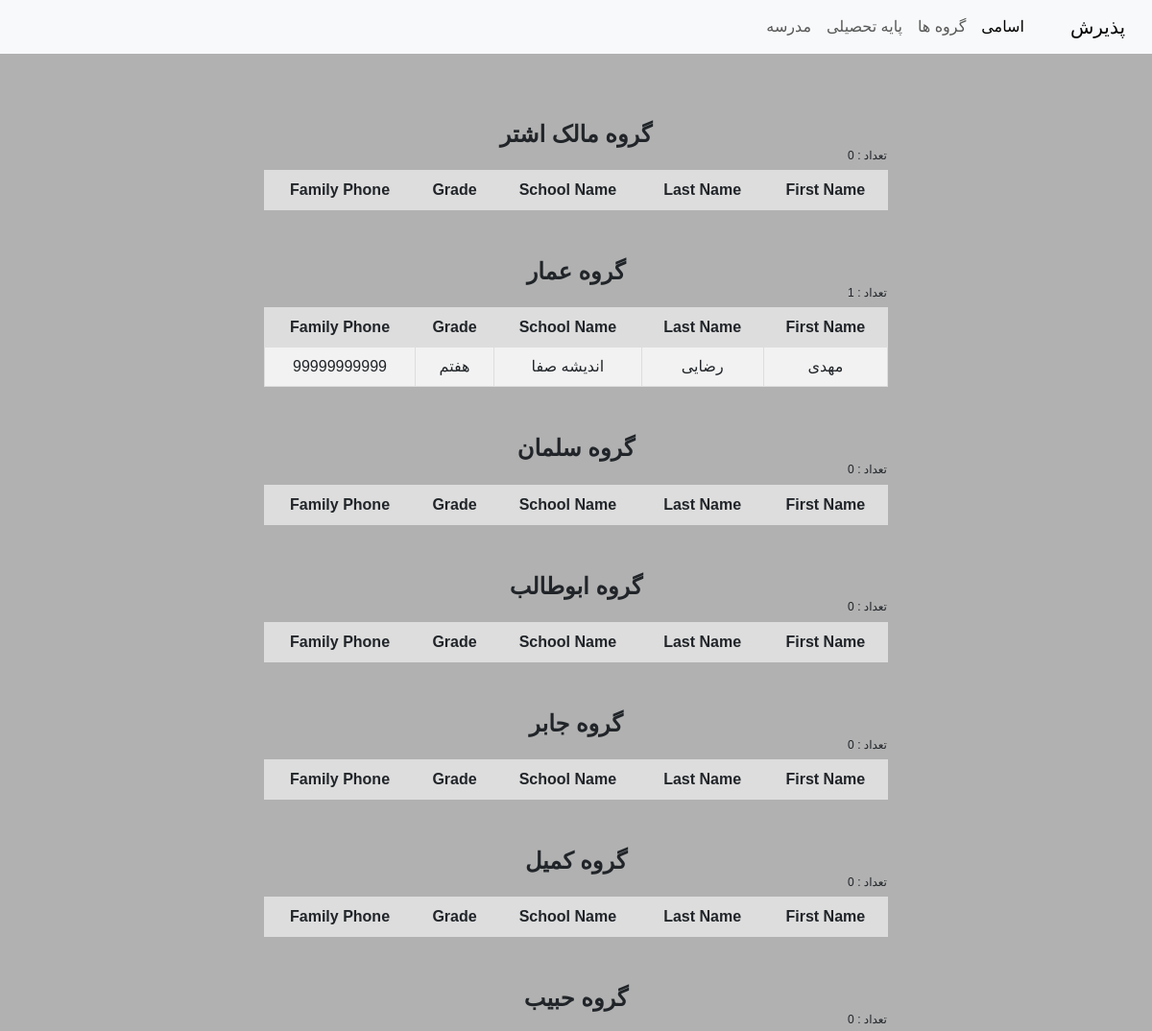
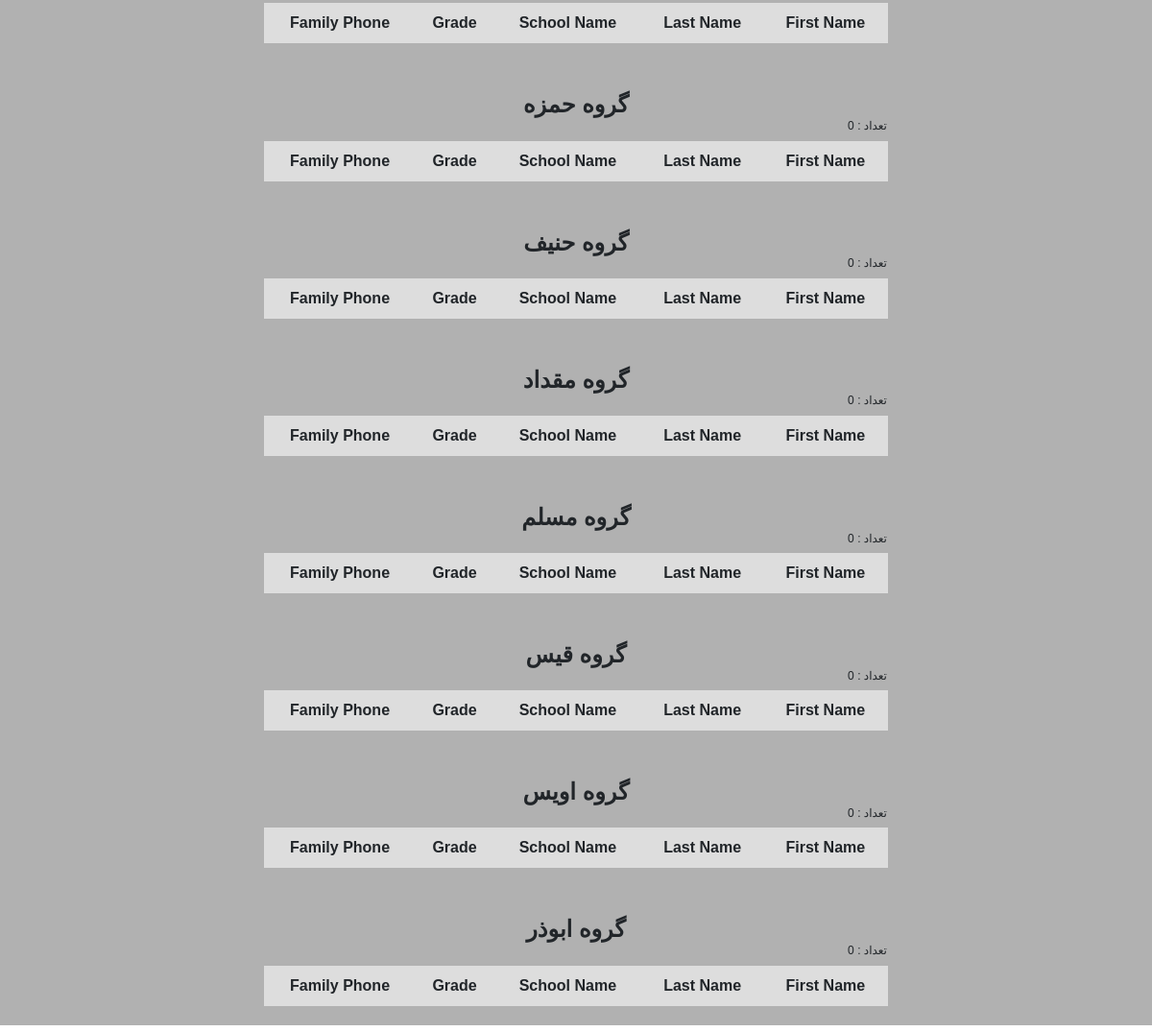
Page /group/ on the committed database (2 pictures, top to bottom).
### home/models.py (models this page shows)
class Paziresh(models.Model):
    fname = models.CharField(max_length=100)
    lname = models.CharField(max_length=500)
    school_name = models.CharField(max_length=500)
    grade = models.CharField(max_length=50)
    phone = models.CharField(max_length=20)
    parent_phone = models.CharField(max_length=20)
    group_name = models.CharField(max_length=50)
    created_bey = models.CharField(max_length=50)
    GPA = models.CharField(max_length=10)
    pool = models.CharField(max_length=10)
    created = models.DateTimeField(auto_now=True)

### home/views.py (the view)
# urls.py: path('group/', views.group, name='group'),
def group(request):
    malek = Paziresh.objects.all().filter(group_name='مالک اشتر')
    malek_count = Paziresh.objects.all().filter(group_name='مالک اشتر').count()
    amar = Paziresh.objects.all().filter(group_name='عمار')
    amar_count = Paziresh.objects.all().filter(group_name='عمار').count()
    salman = Paziresh.objects.all().filter(group_name='سلمان')
    salman_count = Paziresh.objects.all().filter(group_name='سلمان').count()
    abotaleb = Paziresh.objects.all().filter(group_name='ابوطالب')
    abotaleb_count = Paziresh.objects.all().filter(group_name='ابوطالب').count()
    jaber = Paziresh.objects.all().filter(group_name='جابر')
    jaber_count = Paziresh.objects.all().filter(group_name='جابر').count()
    komal = Paziresh.objects.all().filter(group_name='کمیل')
    komal_count = Paziresh.objects.all().filter(group_name='کمیل').count()
    habib = Paziresh.objects.all().filter(group_name='حبیب')
    habib_count = Paziresh.objects.all().filter(group_name='حبیب').count()
    hamze = Paziresh.objects.all().filter(group_name='حمزه')
    hamze_count = Paziresh.objects.all().filter(group_name='حمزه').count()
    hanif = Paziresh.objects.all().filter(group_name='حنیف')
    hanif_count = Paziresh.objects.all().filter(group_name='حنیف').count()
    meghdad = Paziresh.objects.all().filter(group_name='مقداد')
    meghdad_count = Paziresh.objects.all().filter(group_name='مقداد').count()
    moslem = Paziresh.objects.all().filter(group_name='مسلم')
    moslem_count = Paziresh.objects.all().filter(group_name='مسلم').count()
    ghais = Paziresh.objects.all().filter(group_name='قیس')
    ghais_count = Paziresh.objects.all().filter(group_name='قیس').count()
    ovas = Paziresh.objects.all().filter(group_name='اویس')
    ovas_count = Paziresh.objects.all().filter(group_name='اویس').count()
    abozar = Paziresh.objects.all().filter(group_name='ابوذر')
    abozar_count = Paziresh.objects.all().filter(group_name='ابوذر').count()
    return render(request, 'group.html', {'malek':malek, 'malek_count':malek_count,
                                          'amar':amar, 'amar_count':amar_count,
                                          'abotaleb':abotaleb, 'abotaleb_count':abotaleb_count,
                                          'jaber':jaber, 'jaber_count':jaber_count,
                                          'komal':komal, 'komal_count':komal_count,
                                          'habib':habib, 'habib_count':habib_count,
                                          'hamze':hamze, 'hamze_count':hamze_count,
                                          'hanif':hanif, 'hanif_count':hanif_count,
                                          'meghdad':meghdad, 'meghdad_count':meghdad_count,
                                          'moslem':moslem, 'moslem_count':moslem_count,
                                          'ghais':ghais, 'ghais_count':ghais_count,
                                          'ovas':ovas, 'ovas_count':ovas_count,
                                          'abozar':abozar, 'abozar_count':abozar_count,
                                          'salman':salman, 'salman_count':salman_count,})

### templates/group.html (shortened to what this page needs)
{% extends 'base.html' %}
 {% block c %}
<div class="table-container">
<h1>گروه مالک اشتر</h1>
 <h6> تعداد : {{ malek_count }}</h6>
 <table style="border-collapse: collapse; background-color: #f2f2f2;">
    <tr style="background-color: #ddd;">
        <th style="border: 1px solid #ddd; padding: 8px;">First Name</th>
        <th style="border: 1px solid #ddd; padding: 8px;">Last Name</th>
        <th style="border: 1px solid #ddd; padding: 8px;">School Name</th>
        <th style="border: 1px solid #ddd; padding: 8px;">Grade</th>
        <th style="border: 1px solid #ddd; padding: 8px;">Family Phone</th>
    </tr>
</table>
</div>
<div class="table-container">
    <h1>گروه عمار</h1>
    <h6> تعداد : {{ amar_count }}</h6>
 <table style="border-collapse: collapse ; background-color: #f2f2f2;">
    <tr style="background-color: #ddd;">
        <th style="border: 1px solid #ddd; padding: 8px;">First Name</th>
        <th style="border: 1px solid #ddd; padding: 8px;">Last Name</th>
        <th style="border: 1px solid #ddd; padding: 8px;">School Name</th>
        <th style="border: 1px solid #ddd; padding: 8px;">Grade</th>
        <th style="border: 1px solid #ddd; padding: 8px;">Family Phone</th>
    </tr>
    {% for student in amar %}
    <tr style="border: 1px solid #ddd;">
        <td style="border: 1px solid #ddd; padding: 8px;">{{ student.fname }}</td>
        <td style="border: 1px solid #ddd; padding: 8px;">{{ student.lname }}</td>
        <td style="border: 1px solid #ddd; padding: 8px;">{{ student.school_name }}</td>
        <td style="border: 1px solid #ddd; padding: 8px;">{{ student.grade }}</td>
        <td style="border: 1px solid #ddd; padding: 8px;">{{ student.parent_phone }}</td>
    </tr>
    {% endfor %}
</table>
<div class="table-container">
    <h1>گروه سلمان</h1>
    <h6> تعداد : {{ salman_count }}</h6>
 <table style="border-collapse: collapse ; background-color: #f2f2f2;">
    <tr style="background-color: #ddd;">
        <th style="border: 1px solid #ddd; padding: 8px;">First Name</th>
        <th style="border: 1px solid #ddd; padding: 8px;">Last Name</th>
        <th style="border: 1px solid #ddd; padding: 8px;">School Name</th>
        <th style="border: 1px solid #ddd; padding: 8px;">Grade</th>
        <th style="border: 1px solid #ddd; padding: 8px;">Family Phone</th>
    </tr>
</table>
<div class="table-container">
    <h1>گروه ابوطالب</h1>
    <h6> تعداد : {{ abotaleb_count }}</h6>
 <table style="border-collapse: collapse ; background-color: #f2f2f2;">
    <tr style="background-color: #ddd;">
        <th style="border: 1px solid #ddd; padding: 8px;">First Name</th>
        <th style="border: 1px solid #ddd; padding: 8px;">Last Name</th>
        <th style="border: 1px solid #ddd; padding: 8px;">School Name</th>
        <th style="border: 1px solid #ddd; padding: 8px;">Grade</th>
        <th style="border: 1px solid #ddd; padding: 8px;">Family Phone</th>
    </tr>
</table>
<div class="table-container">
    <h1>گروه جابر</h1>
    <h6> تعداد : {{ jaber_count }}</h6>
 <table style="border-collapse: collapse ; background-color: #f2f2f2;">
    <tr style="background-color: #ddd;">
        <th style="border: 1px solid #ddd; padding: 8px;">First Name</th>
        <th style="border: 1px solid #ddd; padding: 8px;">Last Name</th>
        <th style="border: 1px solid #ddd; padding: 8px;">School Name</th>
        <th style="border: 1px solid #ddd; padding: 8px;">Grade</th>
        <th style="border: 1px solid #ddd; padding: 8px;">Family Phone</th>
    </tr>
</table>
<div class="table-container">
    <h1>گروه کمیل</h1>
    <h6> تعداد : {{ komal_count }}</h6>
 <table style="border-collapse: collapse ; background-color: #f2f2f2;">
    <tr style="background-color: #ddd;">
        <th style="border: 1px solid #ddd; padding: 8px;">First Name</th>
        <th style="border: 1px solid #ddd; padding: 8px;">Last Name</th>
        <th style="border: 1px solid #ddd; padding: 8px;">School Name</th>
        <th style="border: 1px solid #ddd; padding: 8px;">Grade</th>
        <th style="border: 1px solid #ddd; padding: 8px;">Family Phone</th>
    </tr>
</table>
<div class="table-container">
    <h1>گروه حبیب</h1>
    <h6> تعداد : {{ habib_count }}</h6>
 <table style="border-collapse: collapse ; background-color: #f2f2f2;">
    <tr style="background-color: #ddd;">
        <th style="border: 1px solid #ddd; padding: 8px;">First Name</th>
        <th style="border: 1px solid #ddd; padding: 8px;">Last Name</th>
        <th style="border: 1px solid #ddd; padding: 8px;">School Name</th>
        <th style="border: 1px solid #ddd; padding: 8px;">Grade</th>
        <th style="border: 1px solid #ddd; padding: 8px;">Family Phone</th>
    </tr>
</table>
<div class="table-container">
    <h1>گروه حمزه</h1>
    <h6> تعداد : {{ hamze_count }}</h6>
 <table style="border-collapse: collapse ; background-color: #f2f2f2;">
    <tr style="background-color: #ddd;">
        <th style="border: 1px solid #ddd; padding: 8px;">First Name</th>
        <th style="border: 1px solid #ddd; padding: 8px;">Last Name</th>
        <th style="border: 1px solid #ddd; padding: 8px;">School Name</th>
        <th style="border: 1px solid #ddd; padding: 8px;">Grade</th>
        <th style="border: 1px solid #ddd; padding: 8px;">Family Phone</th>
    </tr>
</table>
<div class="table-container">
    <h1>گروه حنیف</h1>
    <h6> تعداد : {{ hanif_count }}</h6>
 <table style="border-collapse: collapse ; background-color: #f2f2f2;">
    <tr style="background-color: #ddd;">
        <th style="border: 1px solid #ddd; padding: 8px;">First Name</th>
        <th style="border: 1px solid #ddd; padding: 8px;">Last Name</th>
        <th style="border: 1px solid #ddd; padding: 8px;">School Name</th>
        <th style="border: 1px solid #ddd; padding: 8px;">Grade</th>
        <th style="border: 1px solid #ddd; padding: 8px;">Family Phone</th>
    </tr>
</table>
<div class="table-container">
    <h1>گروه مقداد</h1>
    <h6> تعداد : {{ meghdad_count }}</h6>
 <table style="border-collapse: collapse ; background-color: #f2f2f2;">
    <tr style="background-color: #ddd;">
        <th style="border: 1px solid #ddd; padding: 8px;">First Name</th>
        <th style="border: 1px solid #ddd; padding: 8px;">Last Name</th>
        <th style="border: 1px solid #ddd; padding: 8px;">School Name</th>
        <th style="border: 1px solid #ddd; padding: 8px;">Grade</th>
        <th style="border: 1px solid #ddd; padding: 8px;">Family Phone</th>
    </tr>
</table>
<div class="table-container">
    <h1>گروه مسلم</h1>
    <h6> تعداد : {{ moslem_count }}</h6>
 <table style="border-collapse: collapse ; background-color: #f2f2f2;">
    <tr style="background-color: #ddd;">
        <th style="border: 1px solid #ddd; padding: 8px;">First Name</th>
        <th style="border: 1px solid #ddd; padding: 8px;">Last Name</th>
        <th style="border: 1px solid #ddd; padding: 8px;">School Name</th>
        <th style="border: 1px solid #ddd; padding: 8px;">Grade</th>
        <th style="border: 1px solid #ddd; padding: 8px;">Family Phone</th>
    </tr>
</table>
<div class="table-container">
    <h1>گروه قیس</h1>
    <h6> تعداد : {{ ghais_count }}</h6>
 <table style="border-collapse: collapse ; background-color: #f2f2f2;">
    <tr style="background-color: #ddd;">
        <th style="border: 1px solid #ddd; padding: 8px;">First Name</th>
        <th style="border: 1px solid #ddd; padding: 8px;">Last Name</th>
        <th style="border: 1px solid #ddd; padding: 8px;">School Name</th>
        <th style="border: 1px solid #ddd; padding: 8px;">Grade</th>
        <th style="border: 1px solid #ddd; padding: 8px;">Family Phone</th>
    </tr>
</table>
<div class="table-container">
    <h1>گروه اویس</h1>
    <h6> تعداد : {{ ovas_count }}</h6>
 <table style="border-collapse: collapse ; background-color: #f2f2f2;">
    <tr style="background-color: #ddd;">
        <th style="border: 1px solid #ddd; padding: 8px;">First Name</th>
        <th style="border: 1px solid #ddd; padding: 8px;">Last Name</th>
        <th style="border: 1px solid #ddd; padding: 8px;">School Name</th>
        <th style="border: 1px solid #ddd; padding: 8px;">Grade</th>
        <th style="border: 1px solid #ddd; padding: 8px;">Family Phone</th>
    </tr>
</table>
<div class="table-container">
    <h1>گروه ابوذر</h1>
    <h6> تعداد : {{ abozar_count }}</h6>
 <table style="border-collapse: collapse ; background-color: #f2f2f2;">
    <tr style="background-color: #ddd;">
        <th style="border: 1px solid #ddd; padding: 8px;">First Name</th>
        <th style="border: 1px solid #ddd; padding: 8px;">Last Name</th>
        <th style="border: 1px solid #ddd; padding: 8px;">School Name</th>
        <th style="border: 1px solid #ddd; padding: 8px;">Grade</th>
        <th style="border: 1px solid #ddd; padding: 8px;">Family Phone</th>
    </tr>
</table>
 {% endblock %}

### templates/base.html (style rules this page uses)
body { direction: rtl; font-family: Calibre, sans-serif; }

### templates/group.html (style rules this page uses)
body { direction: rtl; font-family: Calibre, sans-serif; }
body, td, th { font-family: Calibre, sans-serif; font-family: Calibre, sans-serif; }
*:lang(fa) { font-family: Calibre, sans-serif; }
.table-container { font-family: Calibre, sans-serif; display: flex; justify-content: center; align-items: center; flex-direction: column; }
.table-container table { font-family: Calibre, sans-serif; margin: 0 auto; width: 650px; border-collapse: collapse; background-color: #f2f2f2; }
.table-container h1 { font-family: Calibre, sans-serif; margin-top: 50px; margin-bottom: 0; font-weight: bold; font-size: 24px; text-align: center; }
.table-container h6 { font-family: Calibre, sans-serif; margin-top: 0; margin-right: -607px; font-size: 12px; text-align:right; }

### rows in the picture
Paziresh: fname "مهدی", lname "رضایی", school_name "اندیشه‌ صفا", grade "هفتم", parent_phone "99999999999"

### other values in the picture
{{ malek_count }} "0"
{{ amar_count }} "1"
{{ salman_count }} "0"
{{ abotaleb_count }} "0"
{{ jaber_count }} "0"
{{ komal_count }} "0"
{{ habib_count }} "0"
{{ hamze_count }} "0"
{{ hanif_count }} "0"
{{ meghdad_count }} "0"
{{ moslem_count }} "0"
{{ ghais_count }} "0"
{{ ovas_count }} "0"
{{ abozar_count }} "0"
